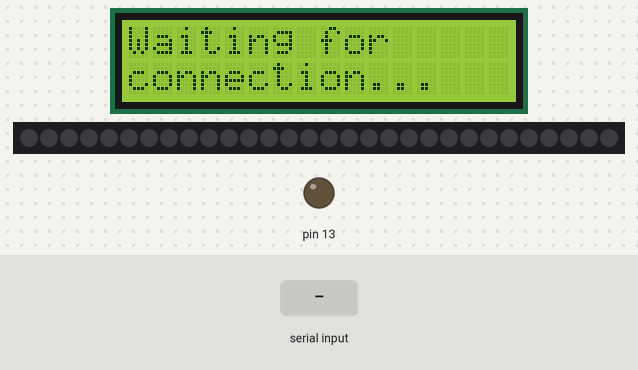
A sketch run on a simulated Arduino Uno, built with avr-gcc and run on an emulated ATmega328P. On the bench: 16×2 character LCD, 30 RGB LEDs in strip order, left to right, output pins drawn as LEDs (lit = HIGH). The test bench sets the inputs (shaded band). Dim RGB values are drawn brighter than linear.

Above: at 1.2 s.
1.3 s: "*" received over Serial
At 2.4 s:
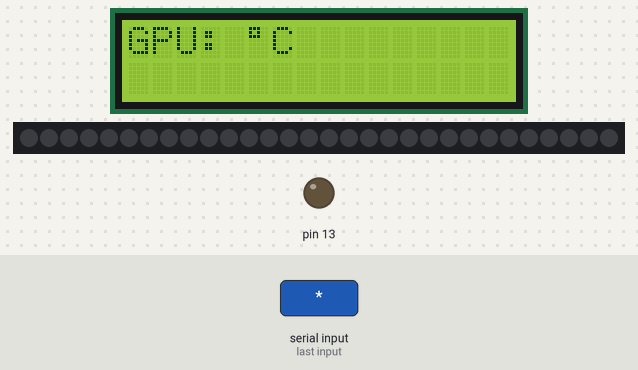
2.8 s: byte 116 ('t') received over Serial
At 3.3 s:
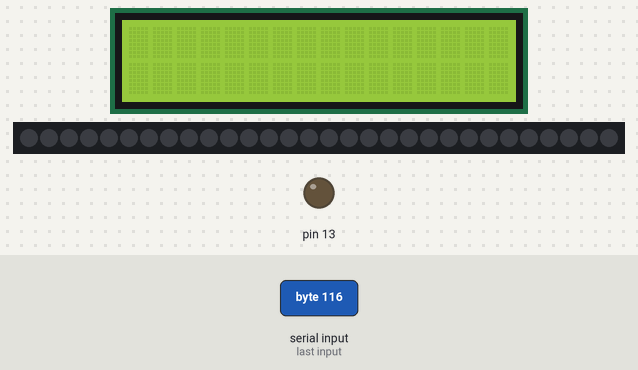
4.3 s: byte 84 ('T') received over Serial
At 5.5 s:
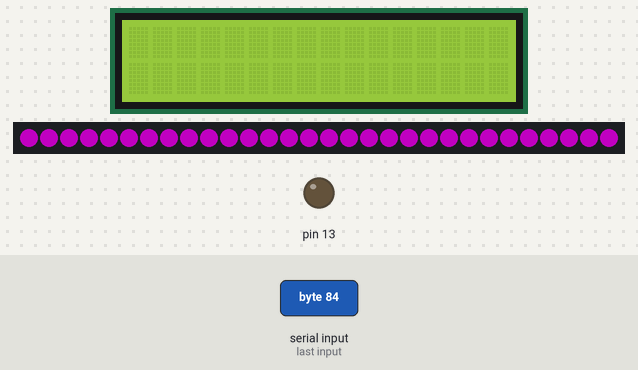
5.8 s: byte 87 ('W') received over Serial
At 6.7 s:
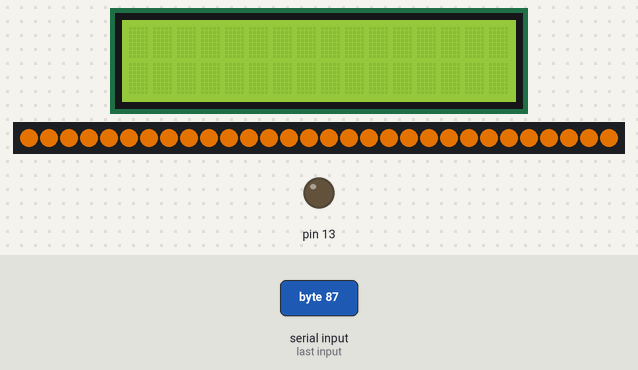
7.3 s: byte 67 ('C') received over Serial
At 7.8 s:
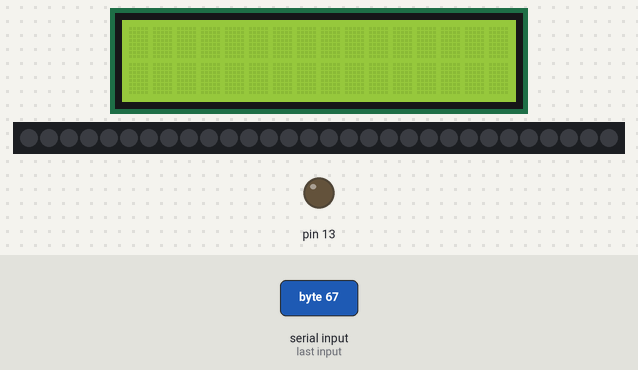
8.8 s: byte 65 ('A') received over Serial
At 9.8 s:
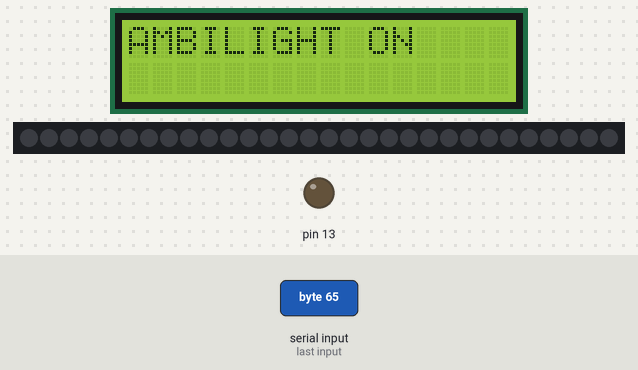
Timing chart, 0 to 11.3 s (numbered marks = the images above; inputs shaded):
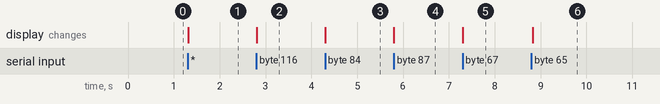

The sketch:

ard_cpu_temt.ino
```cpp
#include <Wire.h>
#include <LiquidCrystal_I2C.h>
#define NUM_LEDS 30
#include "FastLED.h"
#define PIN 2
CRGB leds[NUM_LEDS];

LiquidCrystal_I2C lcd(0x27, 16, 2);
String inData;
int data;
int r, g, b;
bool ambilight_off = true;

void setup() {
  FastLED.addLeds<WS2811, PIN, GRB>(leds, NUM_LEDS).setCorrection( TypicalLEDStrip );
  FastLED.setBrightness(170);
  pinMode(13, OUTPUT);
  Serial.begin(500000);
  lcd.init();
  lcd.backlight();
  lcd.setCursor(0, 0);
  lcd.print("Waiting for");
  lcd.setCursor(0, 1);
  lcd.print("connection...");
}

void loop() {

  while (Serial.available() > 0)
  {
    char recieved = Serial.read();
    inData += recieved;

    if (recieved == 'c') {
      inData = "";
      FastLED.setBrightness(170);
      FastLED.show();
    }

    if (recieved == '*')
    {
      ambilight_off = true;
      lcd.clear();
      inData.remove(inData.length() - 1, 1);
      lcd.setCursor(0, 0);
      lcd.print("GPU: " + inData + char(223) + "C ");


      if (inData == "DIS")
      {
        FastLED.setBrightness(0);
        FastLED.show();
        lcd.clear();
        lcd.setCursor(0, 0);
        lcd.print("Disconnected!");
        delay(2000);
        lcd.clear();
        lcd.setCursor(0, 0);
        lcd.print("Waiting for");
        lcd.setCursor(0, 1);
        lcd.print("connection...");
      }
      inData = "";
    }

    if (recieved == 'm')
    {
      inData.remove(inData.length() - 1, 1);

      for (int i = 0; i < NUM_LEDS / 2; i++)
      {
        leds[i] = CRGB(255, 255, 0);
      }

      for (int i = NUM_LEDS; i >= NUM_LEDS / 2; i--)
      {
        leds[i] =  CRGB(0, 0, 255);
      }
      FastLED.show();
      inData = "";

    }


    if (recieved == '$')
    {
      inData.remove(inData.length() - 1, 1);
      lcd.setCursor(10, 0);
      lcd.print(inData + char(37));
      inData = "";
    }

    if (recieved == '#')
    {
      inData.remove(inData.length() - 1, 2);
      lcd.setCursor(0, 1);
      lcd.print("CPU: " + inData + char(223) + "C ");
      inData = "";
    }

    if (recieved == '%')
    {
      inData.remove(inData.length() - 1, 1);
      lcd.setCursor(10, 1);
      lcd.print(inData + char(37));
      inData = "";
    }

    if (recieved == 't')
    {
      ambilight_off = true;
      lcd.clear();
      inData.remove(inData.length() - 1, 1);
      lcd.setCursor(0, 0);
      lcd.print(inData);
      inData = "";
    }

    if (recieved == 'd')
    {
      ambilight_off = true;
      inData.remove(inData.length() - 1, 1);
      lcd.setCursor(0, 1);
      lcd.print(inData);
      inData = "";
    }

    if (recieved == 'T')
    {
      inData.remove(inData.length() - 1, 1);
      data = inData.toInt();
      data = map(data, 30, 80, 130, 0);

      for (int i = 0; i < NUM_LEDS; i++ ) {
        leds[i] = CHSV(data, 255, 255);
      }
      FastLED.show();

      inData = "";
    }

    if (recieved == 'B')
    {
      inData.remove(inData.length() - 1, 1);
      data = inData.toInt();
      FastLED.setBrightness(data);
      inData = "";
    }

    if (recieved == 'W')
    {
      for (int i = 0; i < NUM_LEDS; i++ ) {
        leds[i] = CRGB(255, 128, 0);
        //leds[i] = CHSV(0, 0, 255);

      }
      FastLED.show();
      inData = "";
    }


    if (recieved == 'C')
    {
      inData.remove(inData.length() - 1, 1);
      int index = inData.indexOf(" ");
      String R = inData.substring(0, index);
      inData.remove(0, index + 1);
      index = inData.indexOf(" ");
      String G = inData.substring(0, index);
      inData.remove(0, index + 1);
      index = inData.indexOf(" ");
      String B = inData.substring(0, index);

      r = R.toInt();
      g = G.toInt();
      b = B.toInt();
      // data = map(data, 0, 359, 0, 239);
      for (int i = 0; i < NUM_LEDS; i++ ) {
        leds[i] = CRGB(r, g, b);
      }
      FastLED.show();

      inData = "";
    }

    if (recieved == 'A')
    {

      if(ambilight_off){
        lcd.clear();
        lcd.setCursor(0, 0);
        lcd.print("AMBILIGHT ON");
        }
      ambilight_off = false;

      inData.remove(inData.length() - 1, 1);

      for (int i = 0; i < NUM_LEDS; i++) {


        int index = inData.indexOf(" ");
        String R = inData.substring(0, index);
        inData.remove(0, index + 1);
        index = inData.indexOf(" ");
        String G = inData.substring(0, index);
        inData.remove(0, index + 1);
        index = inData.indexOf(" ");
        String B = inData.substring(0, index);
        inData.remove(0, index + 1);

        r = R.toInt();
        g = G.toInt();
        b = B.toInt();

        if (i < NUM_LEDS / 2) {
          leds[i + NUM_LEDS / 2] = CRGB(r, g, b);
        }

        if (i >= NUM_LEDS / 2) {
          leds[NUM_LEDS - 1 - i] = CRGB(r, g, b);
        }

      }
      FastLED.show();
      inData = "";
    }


  }


}
```

Measured:
- after the input at 1.3 s, the display: changes at once (image 1)
- after the input at 2.8 s, the display: changes at once (image 2)
- after the input at 8.8 s, the display: changes at once (image 6)
